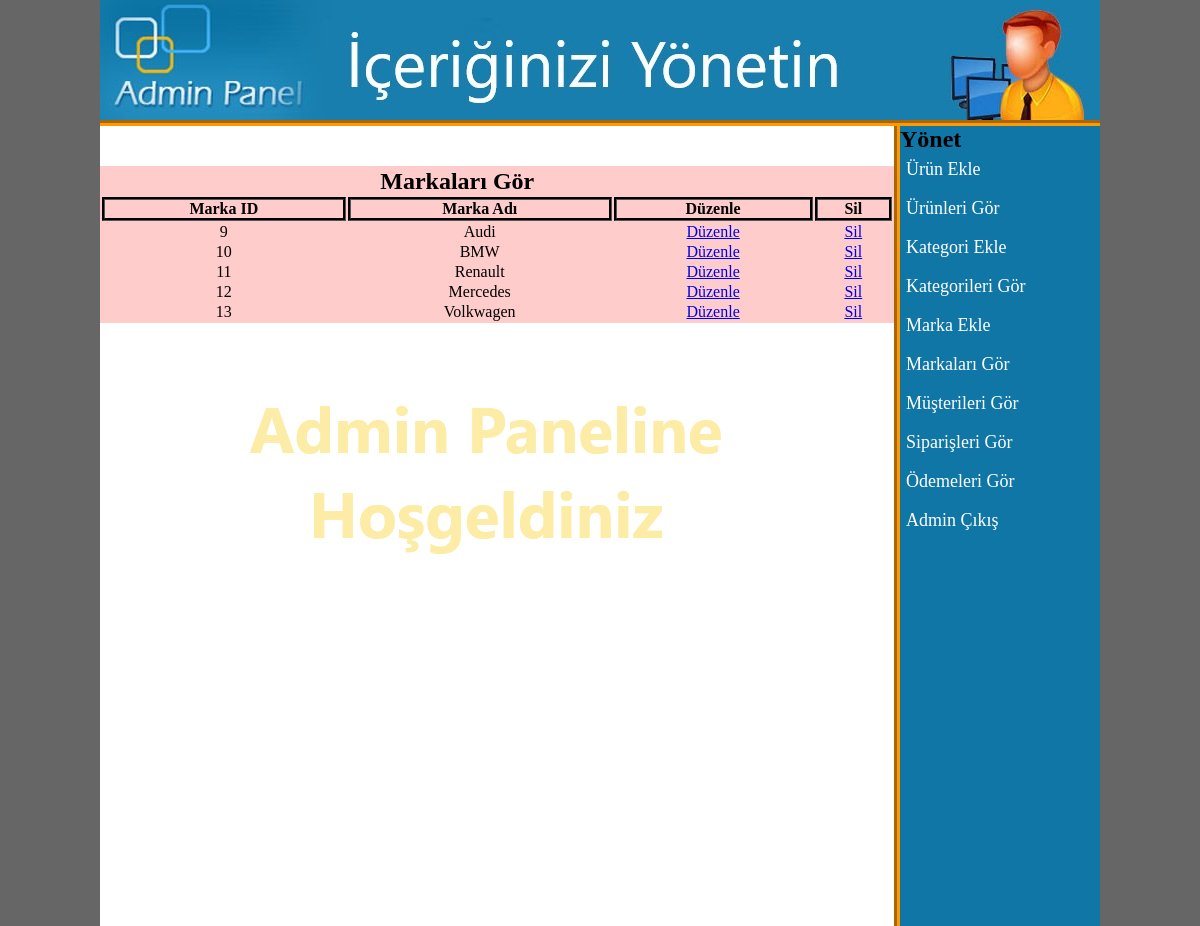
Page /carshop/admin_area/index.php?view_brands (signed in) on the committed database.
### tables this page shows
CREATE TABLE `brands` (
  `brand_id` int(10) NOT NULL,
  `brand_title` mediumtext NOT NULL
);

### carshop/admin_area/view_brands.php (the view, shortened to what this page needs)
<!DOCTYPE HTML>
<html>
<head>
</head>
<body>
<table width="794" align="center" bgcolor="#FFCCCC" border="2">
    <tr align="center">
    	<td colspan="3"><h2>Markaları Gör</h2></td>
    </tr>
    <tr>
    	<th>Marka ID</th>
        <th>Marka Adı</th>
        <th>Düzenle</th>
        <th>Sil</th>
    </tr>
    <?php
	include("includes/db.php");
	$get_brands = "select * from brands";
	$run_brands = mysqli_query($con, $get_brands);
	while($row_brands=mysqli_fetch_array($run_brands)){
		$brand_id = $row_brands['brand_id'];
		$brand_title = $row_brands['brand_title'];
	?>
    <tr align="center">
    	<td><?php echo $brand_id; ?></td>
        <td><?php echo $brand_title; ?></td>
        <td><a href="index.php?edit_brand=<?php echo $brand_id; ?>">Düzenle</a></td>
        <td><a href="delete_brand.php?delete_brand=<?php echo $brand_id; ?>">Sil</a></td>
    </tr>
    <?php } ?>
</table>
</body>
</html>

### carshop/admin_area/styles/style.css (style rules this page uses)
html, body, div, span, applet, object, iframe, h1, h2, h3, h4, h5, h6, p, blockquote, pre, a, abbr, acronym, address, big, cite, code, del, dfn, em, img, ins, kbd, q, s, samp, small, strike, strong, sub, sup, tt, var, b, u, i, center, dl, dt, dd, ol, ul, li, fieldset, form, label, legend, table, caption, tbody, tfoot, thead, tr, th, td, article, aside, canvas, details, embed, figure, figcaption, footer, header, hgroup, menu, nav, output, ruby, section, summary, time, mark, audio, video { margin: 0; padding: 0; border: 0; vertical-align: baseline; }
body { background:#666; }

### carshop/admin_area/view_brands.php (style rules this page uses)
tr,th { border:3px groove #000; }

### rows in the picture
brands: brand_id "9", brand_title "Audi"
brands: brand_id "10", brand_title "BMW"
brands: brand_id "11", brand_title "Renault"
brands: brand_id "12", brand_title "Mercedes"
brands: brand_id "13", brand_title "Volkwagen"
